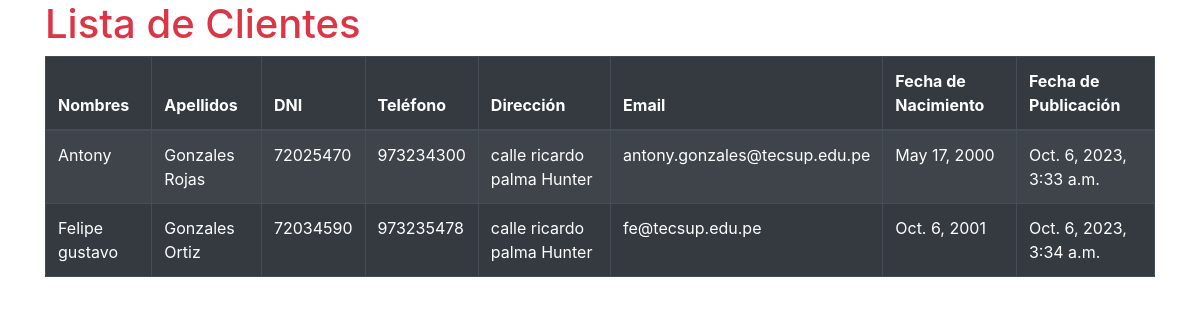
Page /tienda/lista_clientes/ on the committed database.
### tienda/models.py (models this page shows, shortened)
class Cliente(models.Model):
    nombres = models.CharField(max_length=50)
    apellidos= models.CharField(max_length=50)
    dni = models.CharField(max_length=8, unique=True)
    telefono= models.CharField(max_length=10)
    direccion= models.CharField(max_length=40)
    email= models.EmailField()
    fecha_nacimiento= models.DateField()
    fecha_publicacion= models.DateTimeField('date published')

### tienda/views.py (the view)
# urls.py: path('lista_clientes/', views.lista_clientes, name='lista_clientes'),
def lista_clientes(request):
    clientes = Cliente.objects.all()
    return render(request, 'tienda/lista_clientes.html', {'clientes': clientes})

### tienda/templates/tienda/lista_clientes.html (shortened to what this page needs)
<!DOCTYPE html>
<html lang="en">
<head>
    <link rel="stylesheet" href="https://stackpath.bootstrapcdn.com/bootstrap/4.5.2/css/bootstrap.min.css">
</head>
<body>
    <div class="container">
        <h1 class="text-danger">Lista de Clientes</h1>
        <table class="table table-bordered table-striped table-dark">
            <thead>
                <tr>
                    <th>Nombres</th>
                    <th>Apellidos</th>
                    <th>DNI</th>
                    <th>Teléfono</th>
                    <th>Dirección</th>
                    <th>Email</th>
                    <th>Fecha de Nacimiento</th>
                    <th>Fecha de Publicación</th>
                </tr>
            </thead>
            <tbody>
                {% for cliente in clientes %}
                    <tr>
                        <td>{{ cliente.nombres }}</td>
                        <td>{{ cliente.apellidos }}</td>
                        <td>{{ cliente.dni }}</td>
                        <td>{{ cliente.telefono }}</td>
                        <td>{{ cliente.direccion }}</td>
                        <td>{{ cliente.email }}</td>
                        <td>{{ cliente.fecha_nacimiento }}</td>
                        <td>{{ cliente.fecha_publicacion }}</td>
                    </tr>
                {% endfor %}
            </tbody>
        </table>
    </div>
</body>
</html>

### rows in the picture
Cliente: nombres "Antony", apellidos "Gonzales Rojas", dni "72025470", telefono "973234300", direccion "calle ricardo palma Hunter", email "antony.gonzales@tecsup.edu.pe", fecha_nacimiento "May 17, 2000", fecha_publicacion "Oct. 6, 2023, 3:33 a.m."
Cliente: nombres "Felipe gustavo", apellidos "Gonzales Ortiz", dni "72034590", telefono "973235478", direccion "calle ricardo palma Hunter", email "fe@tecsup.edu.pe", fecha_nacimiento "Oct. 6, 2001", fecha_publicacion "Oct. 6, 2023, 3:34 a.m."
